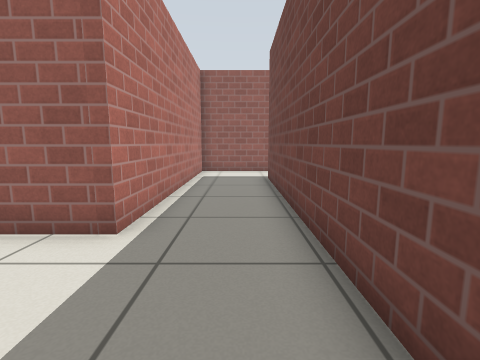
view 1 (above)

17 first-person views from a walk through a Gazebo world. The camera is 0.72 m above the floor, tilts 8° down and sees 85° across. The floor is counted in squares, 0.5 m on a side. Each view is taken from the middle of a square. On the plan, view 1 faces up. The plan holds only what a view shows up to about 13 squares ahead; the rest is blank. The place goes on beyond the plan. Robots are left out. Gazebo's built-in surfaces are drawn with simple patterns.

view 2
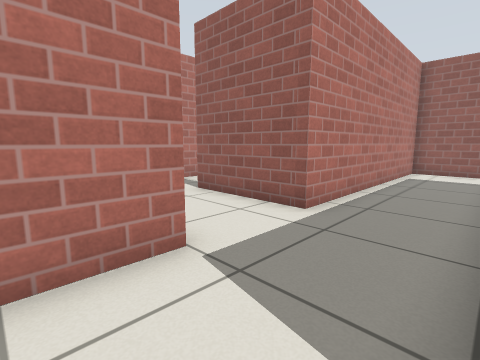

view 3
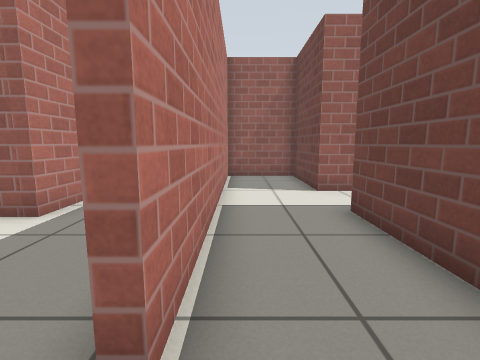

view 4
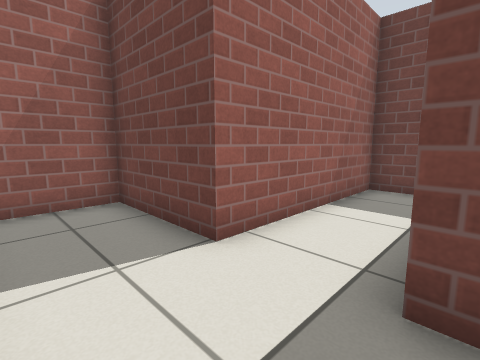

view 5
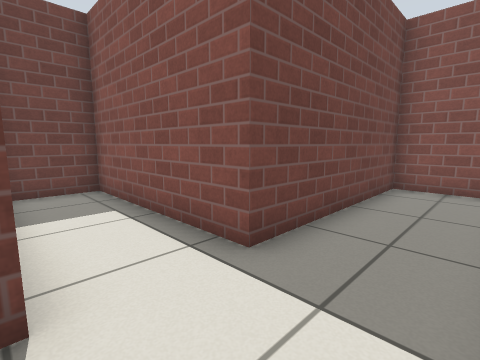

view 6
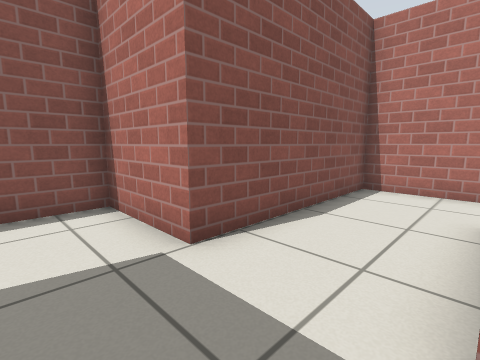

view 7
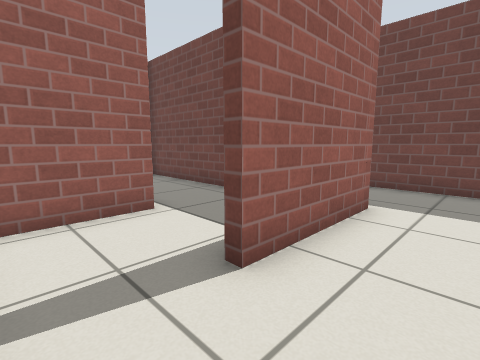

view 8
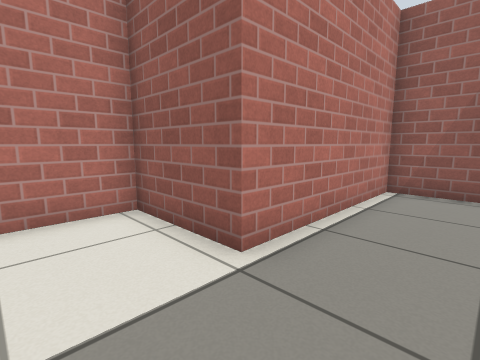

view 9
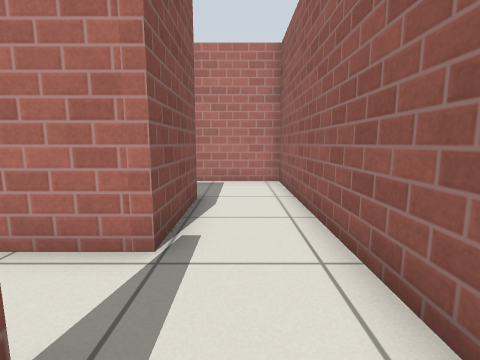

view 10
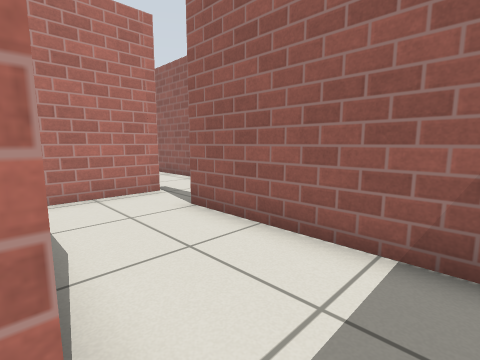

view 11
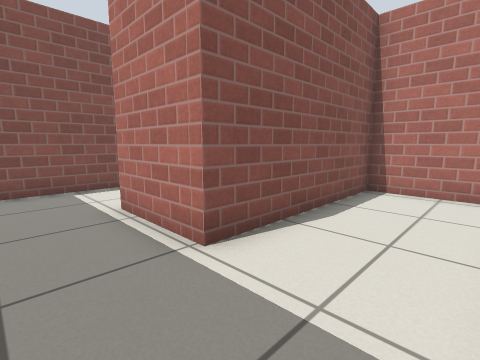

view 12
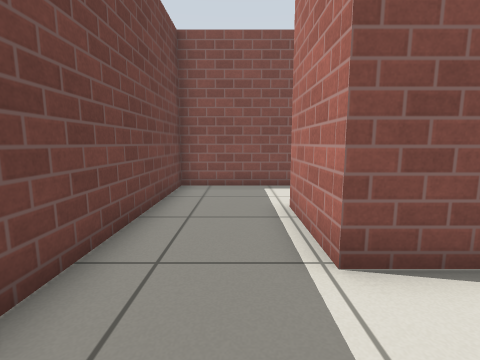

view 13
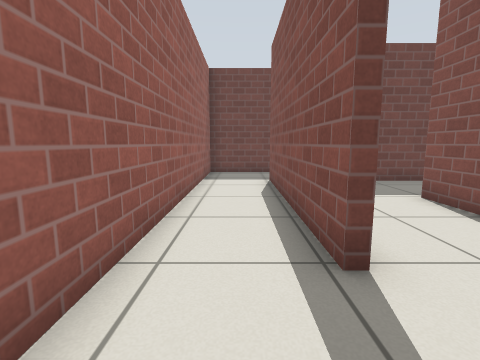

view 14
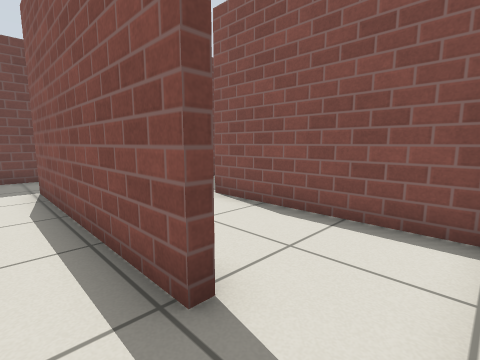

view 15
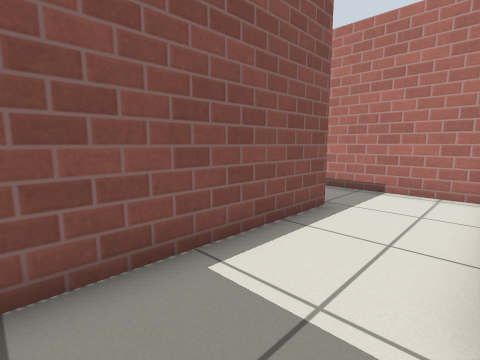

view 16
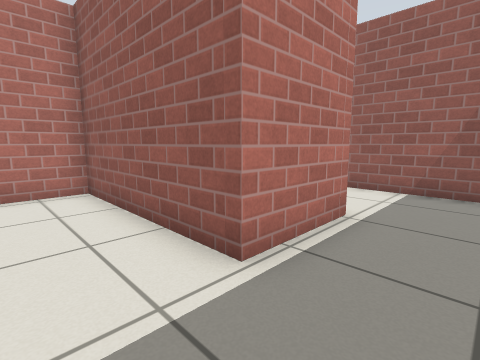

view 17
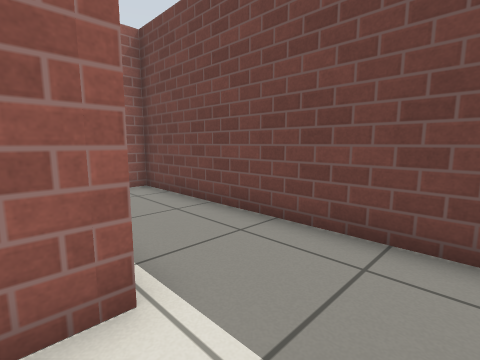

### Floor plan
Ten units are one square. View 1 is at (0, 0); x grows to the right and y downward. Boxes are objects, and circles mark ways between rooms. Rooms are numbered by the first view taken in them; rooms with no view inside come last. Other rooms are left out.
<svg viewBox="-90 -140 240 167">
<path fill="none" stroke="#000" d="M-20 -10 -20 22 -1 22M22 22 44 22 44 -45 106 -45 106 -69 44 -69 44 -105 15 -105 15 -2M12 -11 12 -108 47 -108M67 -108 144 -108M-85 -35 -85 -10 -20 -10M145 -135 -20 -135 -20 -40 -60 -40M-23 -84 -23 -135 -53 -135 -53 -74M47 -108 47 -72 109 -72 109 -40 47 -40 47 2M72 -11 140 -11 140 -105 67 -105M-53 -74 -85 -74 -85 -35"/>
<circle cx="10" cy="5" r="3" fill="#2a7"/>
<circle cx="-5" cy="-10" r="3" fill="#2a7"/>
<circle cx="60" cy="-110" r="3" fill="#2a7"/>
<circle cx="-70" cy="-40" r="3" fill="#2a7"/>
<circle cx="-50" cy="-55" r="3" fill="#2a7"/>
<text x="-10" y="0">1</text>
<text x="40" y="-50">2</text>
<text x="0" y="-70">3</text>
<text x="-40" y="-80">4</text>
<text x="100" y="-80">5</text>
<text x="-70" y="-50">6</text>
</svg>
Room 1 opens to room 2. Room 1 opens to room 3. Room 3 opens to room 5. Room 3 opens to room 6. Room 4 opens to room 6.

Where each view was taken, in squares from view 1:
view 1: 0 up, 0 right, facing up
view 2: 1 down, 1 right, facing up-left
view 3: 1 down, 2 right, facing up
view 4: 4 up, 2 right, facing up-right
view 5: 7 up, 2 right, facing down-right
view 6: 4 up, 0 right, facing down-left
view 7: 2 up, 8 left, facing up-right
view 8: 5 up, 3 left, facing up-left
view 9: 12 up, 8 right, facing left
view 10: 7 up, 12 right, facing up-left
view 11: 10 up, 13 right, facing down-left
view 12: 10 up, 12 right, facing down
view 13: 12 up, 4 right, facing right
view 14: 12 up, 5 right, facing down-right
view 15: 4 up, 13 right, facing down-left
view 16: 2 up, 13 right, facing up-left
view 17: 2 up, 10 right, facing up-right
